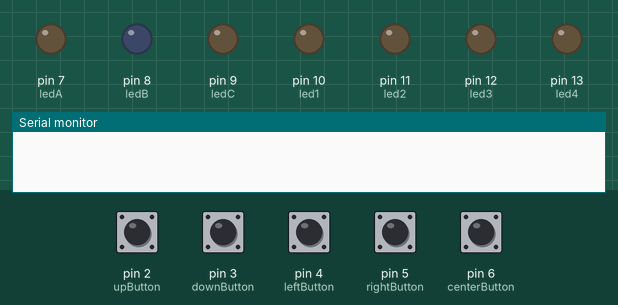
A sketch run on a simulated Arduino Uno, built with avr-gcc and run on an emulated ATmega328P. Shown: output pins drawn as LEDs (lit = HIGH), the last lines printed to the serial monitor. Inputs (shaded band) come from the test bench; at power-on: pin 2 (upButton), pin 3 (downButton), pin 4 (leftButton), pin 5 (rightButton), pin 6 (centerButton) LOW.

Above: at 1.2 s.
1.3 s: pin 2 (upButton) pulled HIGH for 0.15 s
At 2.0 s:
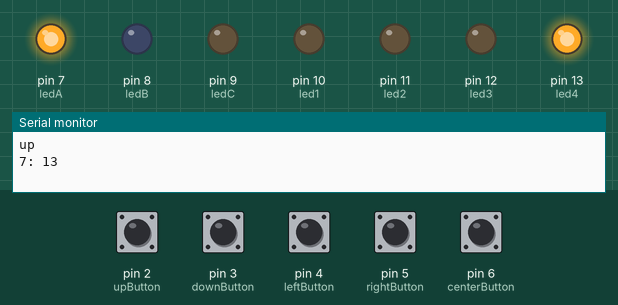
2.9 s: pin 3 (downButton) pulled HIGH for 0.15 s
At 3.3 s:
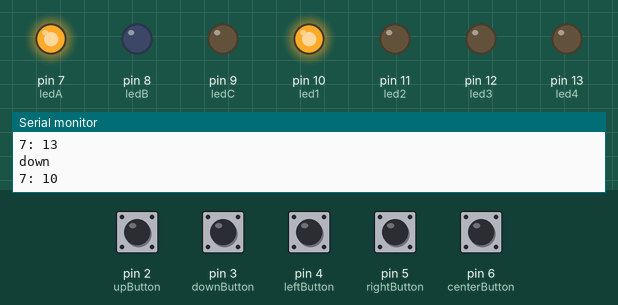
4.5 s: pin 4 (leftButton) pulled HIGH for 0.15 s
At 5.5 s:
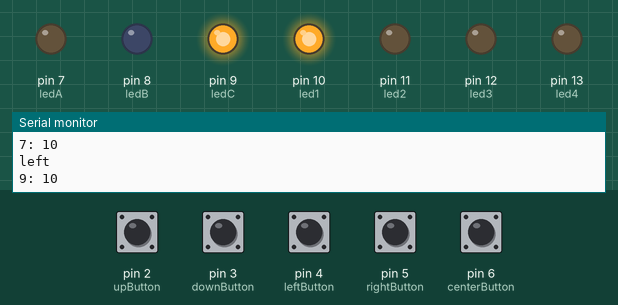
6.1 s: pin 5 (rightButton) pulled HIGH for 1 s
At 7.3 s:
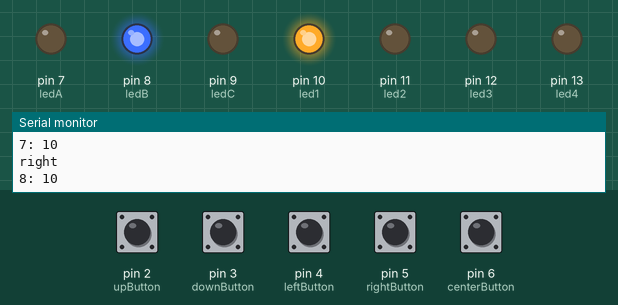
8.6 s: pin 2 (upButton) pulled HIGH for 1 s
At 10.5 s:
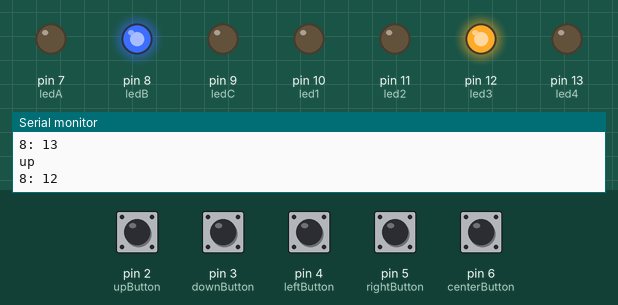
11.1 s: pin 5 (rightButton) pulled HIGH for 0.15 s
At 11.8 s:
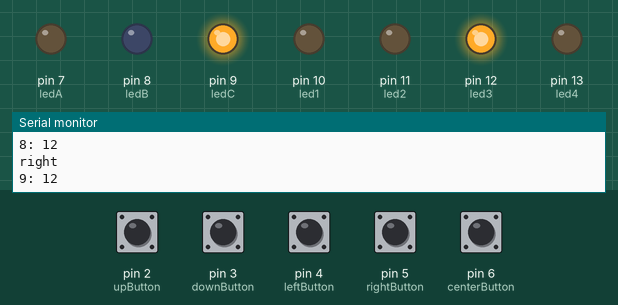
Timing chart, 0 to 13.7 s (numbered marks = the images above; inputs shaded):
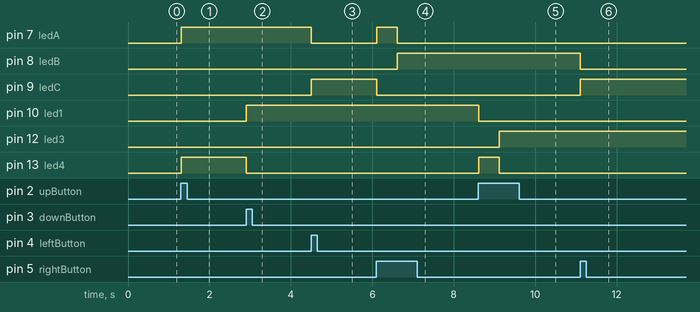

Measured:
- after the input at 1.3 s, pin 7 (ledA), pin 13 (led4): LOW → HIGH at once
- after the input at 2.9 s, pin 10 (led1): LOW → HIGH at once; pin 13 (led4): HIGH → LOW at once
- after the input at 4.5 s, pin 7 (ledA): HIGH → LOW at once; pin 9 (ledC): LOW → HIGH at once
- after the input at 6.1 s, pin 7 (ledA): LOW → HIGH at once, → LOW 0.50 s later; pin 8 (ledB): LOW → HIGH after 0.50 s; pin 9 (ledC): HIGH → LOW at once
- after the input at 8.6 s, pin 10 (led1): HIGH → LOW at once; pin 12 (led3): LOW → HIGH after 0.51 s; pin 13 (led4): LOW → HIGH at once, → LOW 0.50 s later
- after the input at 11.1 s, pin 8 (ledB): HIGH → LOW at once; pin 9 (ledC): LOW → HIGH at once

The sketch:

Button_Controller.ino
```cpp
#include <Wire.h>
/*
 *  * * * * * * * * * * * * * * * * * * * * * * * * * * * * * * * * * * * * * * * * * * *
 *  * * * * * * * * * * * * * * * * * * * VARIABLES * * * * * * * * * * * * * * * * * * *
 *  * * * * * * * * * * * * * * * * * * * * * * * * * * * * * * * * * * * * * * * * * * *
 */

      // inputs:
      int upButton = 2;
      int downButton = 3;
      int leftButton = 4;
      int rightButton = 5;
      int centerButton = 6;

      int delayLength = 500; // delay after button push

      // led outputs:
      int ledA = 7;
      int ledB = 8;
      int ledC = 9;
      int led1 = 10;
      int led2 = 11;
      int led3 = 12;
      int led4 = 13;

      int xVals[] = {ledA, ledB, ledC};
      int yVals[] = {led1, led2, led3, led4};

      int x; // x-position of current light
      int y; // y-position of current light

      // transmission:
      int dev1 = 8; // Device #1's I2C address
      int dev2 = 7; // Device #2's I2C address

      int devices[] = {dev1, dev2};

/*
 *  * * * * * * * * * * * * * * * * * * * * * * * * * * * * * * * * * * * * * * * * * * *
 *  * * * * * * * * * * * * * * * * * * * MAIN LOOP * * * * * * * * * * * * * * * * * * *
 *  * * * * * * * * * * * * * * * * * * * * * * * * * * * * * * * * * * * * * * * * * * *
 */

      void setup() {
        Serial.begin(9600);
        Wire.begin(); // join i2c bus (address optional for master)

        // set up pins:
        pinMode(upButton, INPUT);
        pinMode(downButton, INPUT);
        pinMode(leftButton, INPUT);
        pinMode(rightButton, INPUT);
        pinMode(centerButton, INPUT);
        pinMode(ledA, OUTPUT);
        pinMode(ledB, OUTPUT);
        pinMode(ledC, OUTPUT);
        pinMode(led1, OUTPUT);
        pinMode(led2, OUTPUT);
        pinMode(led3, OUTPUT);
        pinMode(led4, OUTPUT);

        // starting selected values:
        x = 0;
        y = 0;
      }

      void loop() {
        if (digitalRead(upButton) == HIGH) {
          Serial.println("up");
          scrollUp();
        }
        else if (digitalRead(downButton) == HIGH) {
          Serial.println("down");
          scrollDown();
        }
        else if (digitalRead(rightButton) == HIGH) {
          Serial.println("right");
          scrollRight();
        }
        else if (digitalRead(leftButton) == HIGH) {
          Serial.println("left");
          scrollLeft();
        }
        else if (digitalRead(centerButton) == HIGH) {
          Serial.println("select");
          transmitSelection();
        }
        delay(10); // limit CPU consumption
      }

/*
 *  * * * * * * * * * * * * * * * * * * * * * * * * * * * * * * * * * * * * * * * * * * *
 *  * * * * * * * * * * * * * FUNCTIONS FOR BUTTONS AND LIGHTS  * * * * * * * * * * * * *
 *  * * * * * * * * * * * * * * * * * * * * * * * * * * * * * * * * * * * * * * * * * * *
 */

      void scrollUp() { // decrease the y-value by one
        y -= 1;
        while (y < 0) {
          y += 4;
        }
        y %= 4;
        turnOffLights();
        turnOnLight(x, y);
        delay(delayLength - 10);
      }

      void scrollDown() { // increase the y-value by one
        y += 1;
        y %= 4;
        turnOffLights();
        turnOnLight(x, y);
        delay(delayLength - 10);
      }

      void scrollLeft() { // decrease the x-value by one
        x -= 1;
        while (x < 0) {
          x += 3;
        }
        x %= 3;
        turnOffLights();
        turnOnLight(x, y);
        delay(delayLength - 10);
      }

      void scrollRight() { // increase the y-value by one
        x += 1;
        x %= 3;
        turnOffLights();
        turnOnLight(x, y);
        delay(delayLength - 10);
      }

      void transmitSelection() {
        for (int d = 0; d < sizeof(devices); d++) {
          Wire.beginTransmission(devices[d]); // transmit to the device
          Wire.write(x + y * 3);    // sends one byte
          Serial.print(d);
          Serial.print(": ");
          Serial.println(x + y * 3);
          Wire.endTransmission();    // stop transmitting
        }
        delay(delayLength - 10);
      }

      void turnOffLights() {
        for (int i = 0; i < sizeof(xVals); i++) {
          digitalWrite(xVals[i], LOW);
        }
        for (int i = 0; i < sizeof(yVals); i++) {
          digitalWrite(yVals[i], LOW);
        }
      }

      void turnOnLight(int xVal, int yVal) {
        digitalWrite(xVals[xVal], HIGH);
        digitalWrite(yVals[yVal], HIGH);
        Serial.print(xVals[xVal]);
        Serial.print(": ");
        Serial.println(yVals[yVal]);
      }
```
